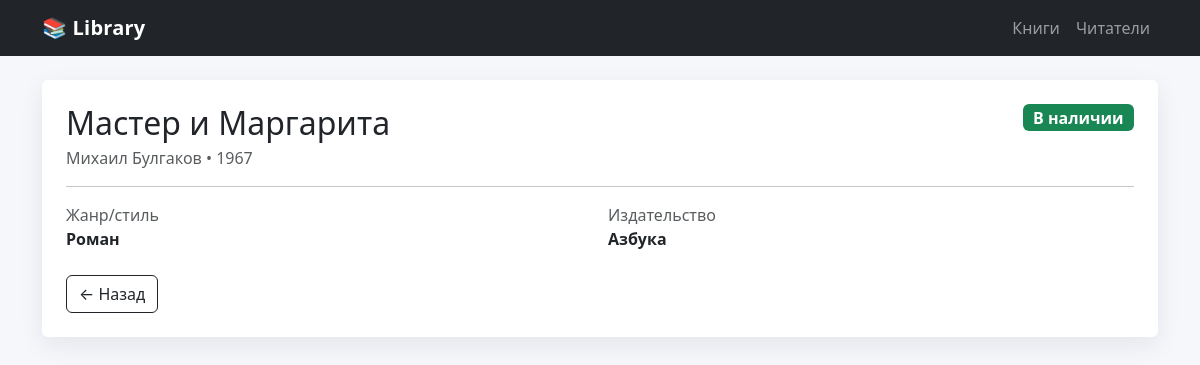
Screenshot of /books/1/ (signed in) with the database file from the repository.
### main/models.py (models this page shows, shortened)
class Book(models.Model):
    title = models.CharField("Назва книги", max_length=200)
    author = models.CharField("Автор", max_length=150)
    year = models.PositiveIntegerField("Рік видання")
    style = models.CharField("Стиль", max_length=80)
    publisher = models.CharField("Видавництво", max_length=120)
    is_available = models.BooleanField("Є в наявності", default=True)

### main/views.py (the view)
# urls.py: path("books/<int:pk>/", BookDetailView.as_view(), name="book_detail"),
class BookDetailView(LoginRequiredMixin, DetailView):
    model = Book
    template_name = "library/book_detail.html"
    context_object_name = "book"

### main/templates/library/book_detail.html (shortened to what this page needs)
{% extends "library/base.html" %}
{% block content %}
<div class="card p-4">
  <div class="d-flex justify-content-between align-items-start">
    <div>
      <h2 class="mb-1">{{ book.title }}</h2>
      <div class="text-muted">{{ book.author }} • {{ book.year }}</div>
    </div>
    <div>
      {% if book.is_available %}
        <span class="badge text-bg-success fs-6">В наличии</span>
      {% else %}
        <span class="badge text-bg-secondary fs-6">Нет</span>
      {% endif %}
    </div>
  </div>
  <hr>
  <div class="row g-3">
    <div class="col-md-6">
      <div class="text-muted">Жанр/стиль</div>
      <div class="fw-semibold">{{ book.style }}</div>
    </div>
    <div class="col-md-6">
      <div class="text-muted">Издательство</div>
      <div class="fw-semibold">{{ book.publisher }}</div>
    </div>
  </div>
  <div class="mt-4">
    <a class="btn btn-outline-dark" href="{% url 'library:book_list' %}">← Назад</a>
  </div>
</div>
{% endblock %}

### main/templates/library/base.html (style rules this page uses)
body { background: #f6f7fb; }
.card { border: 0; box-shadow: 0 8px 24px rgba(15, 23, 42, 0.08); }

### rows the page displays
Book: title "Мастер и Маргарита", author "Михаил Булгаков", year "1967", style "Роман", publisher "Азбука"
